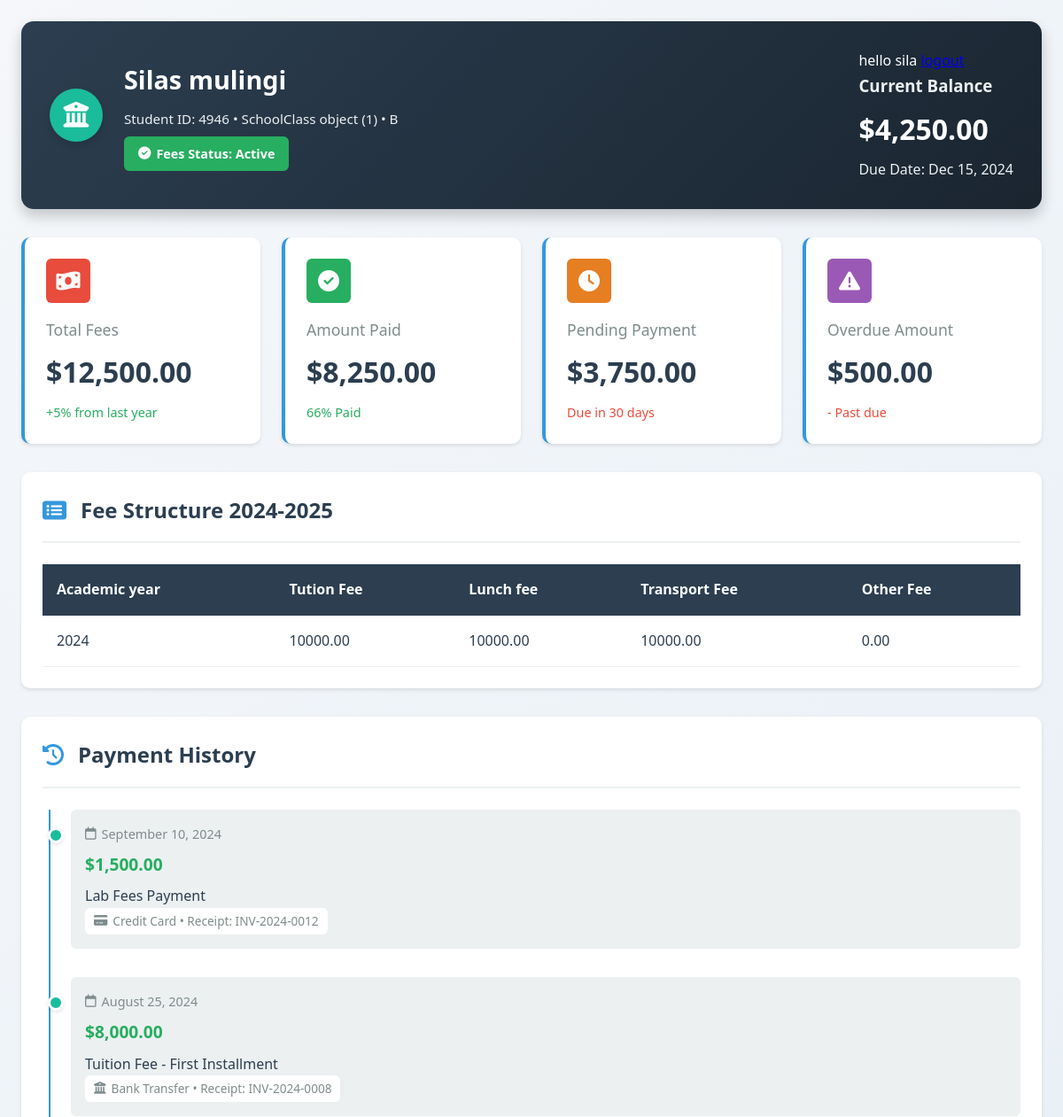
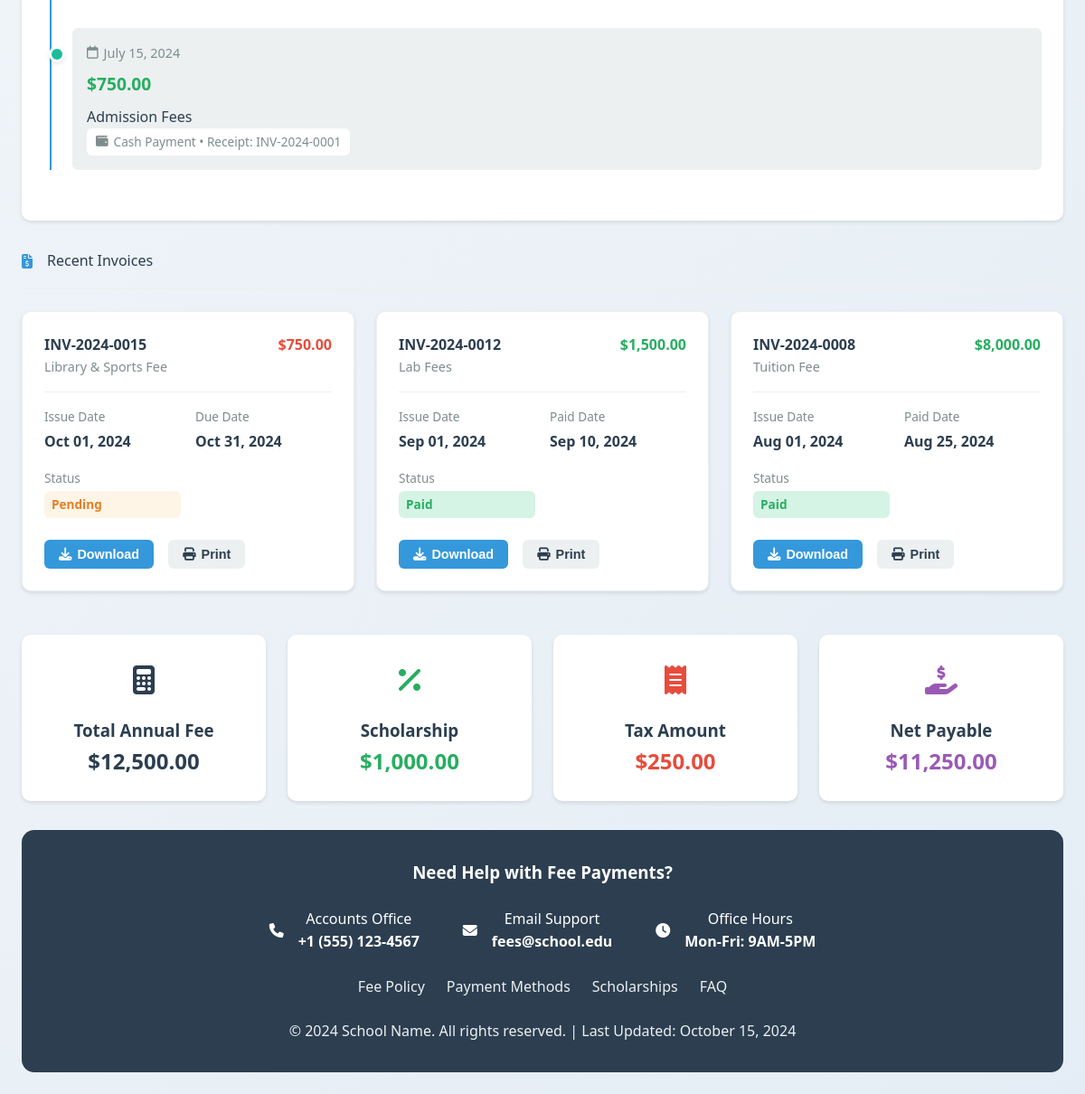
The page /studentportal/home/4946/ (signed in) on the database its author committed (2 pictures, top to bottom).
### studentPortal/models.py (models this page shows, shortened)
class Student(models.Model):
    admission_number = models.CharField(primary_key=True, max_length=50, unique=True)
    email = models.EmailField()
    first_name = models.CharField(max_length=100)
    last_name = models.CharField(max_length=100)
    middle_name = models.CharField(max_length=100, blank=True, null=True) or ""
    date_of_birth = models.DateField()
    class_id = models.ForeignKey(
        "SchoolClass", on_delete=models.PROTECT, related_name="student_class"
    )
    STREAM_CHOICES = [
        ("A", "streamA"),
        ("B", "streamB"),
        ("C", "streamC"),
        ("D", "streamD"),
    ]
    class_stream = models.CharField(
        max_length=20, blank=True, null=True, choices=STREAM_CHOICES
    )
    parent_id = models.ForeignKey(
        "Parent", on_delete=models.PROTECT, related_name="parent"
    )
    TERM_CHOICES = [
        ("TERM1", "Term1"),
        ("TERM2", "Term2"),
        ("TERM3", "Term3"),
    ]
    term = models.CharField(max_length=10, choices=TERM_CHOICES)
    billing_profile_active = models.BooleanField(default=True)
    """we use this function to fetch a student's fee structure"""
    def get_fee_structure(self):
        return FeeStructure.objects.filter(school_class=self.class_id).first()
    class Meta:
        db_table = "students"
        ordering = ["admission_number"]

class SchoolClass(models.Model):
    STREAM_CHOICES = [
        ("A", "streamA"),
        ("B", "streamB"),
        ("C", "streamC"),
        ("D", "streamD"),
    ]
    id = models.AutoField(primary_key=True)
    class_name = models.CharField(max_length=50)
    stream = models.CharField(
        max_length=10, blank=True, null=True, choices=STREAM_CHOICES
    )
    academic_year = models.CharField(max_length=20)
    max_students = models.IntegerField()
    is_active = models.BooleanField(default=True)

class FeeStructure(models.Model):
    school_class = models.ForeignKey(
        SchoolClass, on_delete=models.PROTECT, related_name="fee_structures"
    )
    academic_year = models.CharField(max_length=20)
    tuition_fee = models.DecimalField(max_digits=10, decimal_places=2)
    lunch_fee = models.DecimalField(
        max_digits=10, decimal_places=2, blank=True, null=True
    )
    transport_fee = models.DecimalField(
        max_digits=10, decimal_places=2, blank=True, null=True
    )
    other_fees = models.DecimalField(
        max_digits=10, decimal_places=2, blank=True, null=True
    )
    created_at = models.DateTimeField(auto_now_add=True)
    updated_at = models.DateTimeField(auto_now=True)
    class Meta:
        db_table = "fee_structures"
        unique_together = ("school_class", "academic_year")
        verbose_name = "Fee Structure"
        verbose_name_plural = "Fee Structures"

### studentPortal/views.py (the view, shortened to what this page needs)
# urls.py: 2. Add a URL to urlpatterns:  path('', views.home, name='home')
def home(request, adm):
    student = get_object_or_404(Student, admission_number=adm)
    fee_structure = student.get_fee_structure()
    context = {"student": student, "fee_structure": fee_structure}
    return render(request, "portal.html", context)

### studentPortal/templates/portal.html (shortened to what this page needs)
<!DOCTYPE html>
<html lang="en">
<head>
    <link rel="stylesheet" href="https://cdnjs.cloudflare.com/ajax/libs/font-awesome/6.4.0/css/all.min.css">
</head>
<body>
    <div class="container">
        <header class="header">
            <div class="logo-section">
                <div class="logo">
                    <i class="fas fa-university"></i>
                </div>
                <div class="student-info">
                    {% if student.middle_name is not None %}
                        <h1>{{student.first_name}} {{student.middle_name}} {{student.last_name}}</h1>
                    {% else %}
                        <h1>{{student.first_name}} {{student.last_name}}</h1>
                    {%endif%}
                    <p>Student ID: {{student.admission_number}} • {{student.class_id}} • {{student.class_stream}}</p>
                    <div class="status-badge">
                        <i class="fas fa-check-circle"></i>
                        Fees Status: Active
                    </div>
                </div>
            </div>
            <div class="current-balance">
                <div class="logout">
                        <p>hello {{request.user}} <a href="{% url 'studentPortal:logout' %}">logout</a></p>
                    </div>
                <h3 style="color: var(--light-gray); margin-bottom: var(--space-xs);">Current Balance</h3>
                <div style="font-size: 2rem; font-weight: 700; color: white;">$4,250.00</div>
                <p style="color: var(--light-gray); margin-top: var(--space-xs);">Due Date: Dec 15, 2024</p>
            </div>
        </header>
        <div class="dashboard-cards">
            <div class="card">
                <div class="card-icon fees">
                    <i class="fas fa-money-bill-wave"></i>
                </div>
                <h3>Total Fees</h3>
                <div class="amount">$12,500.00</div>
                <div class="percentage positive">+5% from last year</div>
            </div>
            <div class="card">
                <div class="card-icon paid">
                    <i class="fas fa-check-circle"></i>
                </div>
                <h3>Amount Paid</h3>
                <div class="amount">$8,250.00</div>
                <div class="percentage positive">66% Paid</div>
            </div>
            <div class="card">
                <div class="card-icon pending">
                    <i class="fas fa-clock"></i>
                </div>
                <h3>Pending Payment</h3>
                <div class="amount">$3,750.00</div>
                <div class="percentage negative">Due in 30 days</div>
            </div>
            <div class="card">
                <div class="card-icon overdue">
                    <i class="fas fa-exclamation-triangle"></i>
                </div>
                <h3>Overdue Amount</h3>
                <div class="amount">$500.00</div>
                <div class="percentage negative">- Past due</div>
            </div>
        </div>
        <div class="fee-structure">
            <h2 class="section-title">
                <i class="fas fa-list-alt"></i>
                Fee Structure 2024-2025
            </h2>
            <table class="table">
                <thead>
                    <tr>
                        <th>Academic year</th>
                        <th>Tution Fee</th>
                        <th>Lunch fee</th>
                        <th>Transport Fee</th>
                        <th>Other Fee</th>
                    </tr>
                </thead>
                <tbody>
                    <tr>
                        <td>{{ fee_structure.academic_year }}</td>
                        <td>{{ fee_structure.tuition_fee }}</td>
                        <td>{{ fee_structure.lunch_fee }}</td>
                        <td>{{ fee_structure.transport_fee }}</td>
                        <td>{{ fee_structure.other_fees }}</td>
                    </tr>
                </tbody>
            </table>
        </div>
        <div class="payment-history">
            <h2 class="section-title">
                <i class="fas fa-history"></i>
                Payment History
            </h2>
            <div class="timeline">
                <div class="timeline-item">
                    <div class="payment-date">
                        <i class="far fa-calendar"></i>
                        September 10, 2024
                    </div>
                    <div class="payment-amount">$1,500.00</div>
                    <p>Lab Fees Payment</p>
                    <div class="payment-method">
                        <i class="fas fa-credit-card"></i>
                        Credit Card • Receipt: INV-2024-0012
                    </div>
                </div>
                <div class="timeline-item">
                    <div class="payment-date">
                        <i class="far fa-calendar"></i>
                        August 25, 2024
                    </div>
                    <div class="payment-amount">$8,000.00</div>
                    <p>Tuition Fee - First Installment</p>
                    <div class="payment-method">
                        <i class="fas fa-university"></i>
                        Bank Transfer • Receipt: INV-2024-0008
                    </div>
                </div>
                <div class="timeline-item">
                    <div class="payment-date">
                        <i class="far fa-calendar"></i>
                        July 15, 2024
                    </div>
                    <div class="payment-amount">$750.00</div>
                    <p>Admission Fees</p>
                    <div class="payment-method">
                        <i class="fas fa-wallet"></i>
                        Cash Payment • Receipt: INV-2024-0001
                    </div>
                </div>
            </div>
        </div>
        <div class="section-title">
            <i class="fas fa-file-invoice-dollar"></i>
            Recent Invoices
        </div>
        <div class="invoices-grid">
            <div class="invoice-card">
                <div class="invoice-header">
                    <div>
                        <div class="invoice-id">INV-2024-0015</div>
                        <div style="color: var(--dark-gray); font-size: 0.9rem;">Library & Sports Fee</div>
                    </div>
                    <div style="font-weight: 700; color: var(--accent-red);">$750.00</div>
                </div>
                <div class="invoice-details">
                    <div class="detail-item">
                        <span class="detail-label">Issue Date</span>
                        <span class="detail-value">Oct 01, 2024</span>
                    </div>
                    <div class="detail-item">
                        <span class="detail-label">Due Date</span>
                        <span class="detail-value">Oct 31, 2024</span>
                    </div>
                    <div class="detail-item">
                        <span class="detail-label">Status</span>
                        <span class="fee-status status-pending">Pending</span>
                    </div>
                </div>
                <div class="invoice-actions">
                    <button class="btn btn-primary">
                        <i class="fas fa-download"></i>
                        Download
                    </button>
                    <button class="btn btn-secondary">
                        <i class="fas fa-print"></i>
                        Print
                    </button>
                </div>
            </div>
            <div class="invoice-card">
                <div class="invoice-header">
                    <div>
                        <div class="invoice-id">INV-2024-0012</div>
                        <div style="color: var(--dark-gray); font-size: 0.9rem;">Lab Fees</div>
                    </div>
                    <div style="font-weight: 700; color: var(--accent-green);">$1,500.00</div>
                </div>
                <div class="invoice-details">
                    <div class="detail-item">
                        <span class="detail-label">Issue Date</span>
                        <span class="detail-value">Sep 01, 2024</span>
                    </div>
                    <div class="detail-item">
                        <span class="detail-label">Paid Date</span>
                        <span class="detail-value">Sep 10, 2024</span>
                    </div>
                    <div class="detail-item">
                        <span class="detail-label">Status</span>
                        <span class="fee-status status-paid">Paid</span>
                    </div>
                </div>
                <div class="invoice-actions">
                    <button class="btn btn-primary">
                        <i class="fas fa-download"></i>
                        Download
                    </button>
                    <button class="btn btn-secondary">
                        <i class="fas fa-print"></i>
                        Print
                    </button>
                </div>
            </div>
            <div class="invoice-card">
                <div class="invoice-header">
                    <div>
                        <div class="invoice-id">INV-2024-0008</div>
                        <div style="color: var(--dark-gray); font-size: 0.9rem;">Tuition Fee</div>
                    </div>
                    <div style="font-weight: 700; color: var(--accent-green);">$8,000.00</div>
                </div>
                <div class="invoice-details">
                    <div class="detail-item">
                        <span class="detail-label">Issue Date</span>
                        <span class="detail-value">Aug 01, 2024</span>
                    </div>
                    <div class="detail-item">
                        <span class="detail-label">Paid Date</span>
                        <span class="detail-value">Aug 25, 2024</span>
                    </div>
                    <div class="detail-item">
                        <span class="detail-label">Status</span>
                        <span class="fee-status status-paid">Paid</span>
                    </div>
                </div>
                <div class="invoice-actions">
                    <button class="btn btn-primary">
                        <i class="fas fa-download"></i>
                        Download
                    </button>
                    <button class="btn btn-secondary">
                        <i class="fas fa-print"></i>
                        Print
                    </button>
                </div>
            </div>
        </div>
        <div class="summary-cards">
            <div class="summary-card">
                <div class="summary-icon total">
                    <i class="fas fa-calculator"></i>
                </div>
                <h3>Total Annual Fee</h3>
                <div style="font-size: 1.5rem; font-weight: 700; color: var(--primary-blue);">$12,500.00</div>
            </div>
            <div class="summary-card">
                <div class="summary-icon discount">
                    <i class="fas fa-percentage"></i>
                </div>
                <h3>Scholarship</h3>
                <div style="font-size: 1.5rem; font-weight: 700; color: var(--accent-green);">$1,000.00</div>
            </div>
            <div class="summary-card">
                <div class="summary-icon tax">
                    <i class="fas fa-receipt"></i>
                </div>
                <h3>Tax Amount</h3>
                <div style="font-size: 1.5rem; font-weight: 700; color: var(--accent-red);">$250.00</div>
            </div>
            <div class="summary-card">
                <div class="summary-icon net">
                    <i class="fas fa-hand-holding-usd"></i>
                </div>
                <h3>Net Payable</h3>
                <div style="font-size: 1.5rem; font-weight: 700; color: var(--accent-purple);">$11,250.00</div>
            </div>
        </div>
        <footer class="footer">
            <h3>Need Help with Fee Payments?</h3>
            <div class="contact-info">
                <div class="contact-item">
                    <i class="fas fa-phone"></i>
                    <div>
                        <div>Accounts Office</div>
                        <div style="font-weight: 600;">+1 (555) 123-4567</div>
                    </div>
                </div>
                <div class="contact-item">
                    <i class="fas fa-envelope"></i>
                    <div>
                        <div>Email Support</div>
                        <div style="font-weight: 600;">fees@school.edu</div>
                    </div>
                </div>
                <div class="contact-item">
                    <i class="fas fa-clock"></i>
                    <div>
                        <div>Office Hours</div>
                        <div style="font-weight: 600;">Mon-Fri: 9AM-5PM</div>
                    </div>
                </div>
            </div>
            <div class="footer-links">
                <a href="#" class="footer-link">Fee Policy</a>
                <a href="#" class="footer-link">Payment Methods</a>
                <a href="#" class="footer-link">Scholarships</a>
                <a href="#" class="footer-link">FAQ</a>
            </div>
            <p style="margin-top: var(--space-md); color: var(--light-gray);">
                © 2024 School Name. All rights reserved. | Last Updated: October 15, 2024
            </p>
        </footer>
    </div>
</body>
</html>

### rows shown on the page
Student: first_name "Silas", last_name "mulingi", admission_number "4946", class_id "SchoolClass object (1)", class_stream "B"
FeeStructure: academic_year "2024", tuition_fee "10000.00", lunch_fee "10000.00", transport_fee "10000.00", other_fees "0.00"

### other values the page prints
{{ request.user }} "sila"
